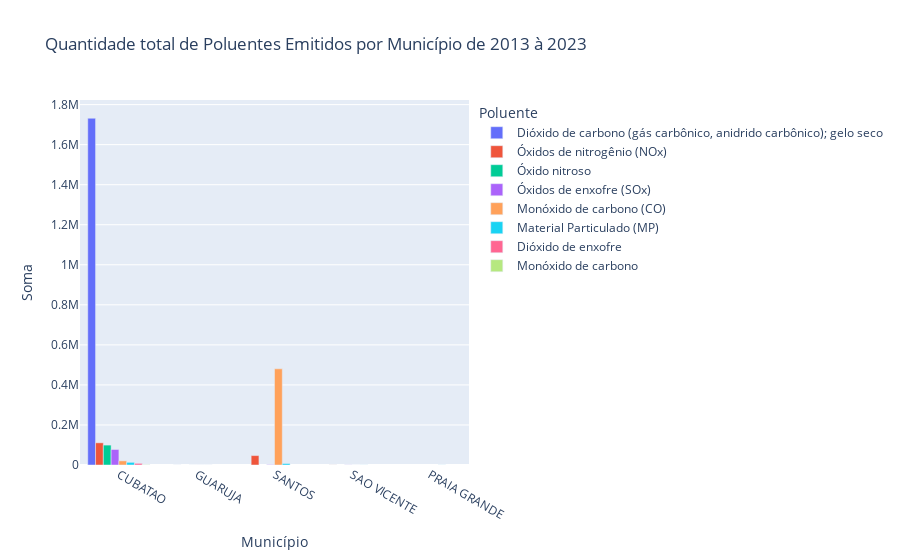

The notebook cell this image was saved under:
### Markdown cell above
# Plotagem do gráfico

### Code cell
# DataFrame fornecido
result_df = pd.DataFrame({'Soma': df_bs.groupby(['Município', 'Poluente emitido'])['Quantidade'].sum()})

# Ordenar o DataFrame
result_df = result_df.sort_values(by=['Município', 'Soma'], ascending=[True, False]).reset_index()

# Plotar o gráfico de barras
fig = px.bar(result_df, x='Município', y='Soma', color='Poluente emitido', barmode='group',
             title='Quantidade total de Poluentes Emitidos por Município de 2013 à 2023',
             labels={'Soma': 'Quantidade', 'Município': 'Município', 'Poluente emitido': 'Poluente'})
fig.update_xaxes(title='Município')
fig.update_yaxes(title='Soma')
fig.show()

### Figure 1 — Plotly figure (JSON) as saved in the notebook; plotly's stock layout.template omitted (floating-point values rounded to 4 significant figures)
{"data": [{"alignmentgroup": "True", "hovertemplate": "Poluente=Dióxido de carbono (gás carbônico, anidrido carbônico); gelo seco<br>Município=%{x}<br>Quantidade=%{y}<extra></extra>", "legendgroup": "Dióxido de carbono (gás carbônico, anidrido carbônico); gelo seco", "marker": {"color": "#636efa", "pattern": {"shape": ""}}, "name": "Dióxido de carbono (gás carbônico, anidrido carbônico); gelo seco", "offsetgroup": "Dióxido de carbono (gás carbônico, anidrido carbônico); gelo seco", "orientation": "v", "showlegend": true, "textposition": "auto", "type": "bar", "x": ["CUBATAO"], "xaxis": "x", "y": [1732000.0], "yaxis": "y"}, {"alignmentgroup": "True", "hovertemplate": "Poluente=Óxidos de nitrogênio (NOx)<br>Município=%{x}<br>Quantidade=%{y}<extra></extra>", "legendgroup": "Óxidos de nitrogênio (NOx)", "marker": {"color": "#EF553B", "pattern": {"shape": ""}}, "name": "Óxidos de nitrogênio (NOx)", "offsetgroup": "Óxidos de nitrogênio (NOx)", "orientation": "v", "showlegend": true, "textposition": "auto", "type": "bar", "x": ["CUBATAO", "GUARUJA", "SANTOS", "SAO VICENTE"], "xaxis": "x", "y": [110800.0, 170.0, 47030.0, 257.2], "yaxis": "y"}, {"alignmentgroup": "True", "hovertemplate": "Poluente=Óxido nitroso<br>Município=%{x}<br>Quantidade=%{y}<extra></extra>", "legendgroup": "Óxido nitroso", "marker": {"color": "#00cc96", "pattern": {"shape": ""}}, "name": "Óxido nitroso", "offsetgroup": "Óxido nitroso", "orientation": "v", "showlegend": true, "textposition": "auto", "type": "bar", "x": ["CUBATAO"], "xaxis": "x", "y": [99390.0], "yaxis": "y"}, {"alignmentgroup": "True", "hovertemplate": "Poluente=Óxidos de enxofre (SOx)<br>Município=%{x}<br>Quantidade=%{y}<extra></extra>", "legendgroup": "Óxidos de enxofre (SOx)", "marker": {"color": "#ab63fa", "pattern": {"shape": ""}}, "name": "Óxidos de enxofre (SOx)", "offsetgroup": "Óxidos de enxofre (SOx)", "orientation": "v", "showlegend": true, "textposition": "auto", "type": "bar", "x": ["CUBATAO", "GUARUJA", "SANTOS", "SAO VICENTE"], "xaxis": "x", "y": [77450.0, 20.56, 1493.0, 503.8], "yaxis": "y"}, {"alignmentgroup": "True", "hovertemplate": "Poluente=Monóxido de carbono (CO)<br>Município=%{x}<br>Quantidade=%{y}<extra></extra>", "legendgroup": "Monóxido de carbono (CO)", "marker": {"color": "#FFA15A", "pattern": {"shape": ""}}, "name": "Monóxido de carbono (CO)", "offsetgroup": "Monóxido de carbono (CO)", "orientation": "v", "showlegend": true, "textposition": "auto", "type": "bar", "x": ["CUBATAO", "GUARUJA", "SANTOS", "SAO VICENTE"], "xaxis": "x", "y": [20670.0, 70.34, 480300.0, 0.29], "yaxis": "y"}, {"alignmentgroup": "True", "hovertemplate": "Poluente=Material Particulado (MP)<br>Município=%{x}<br>Quantidade=%{y}<extra></extra>", "legendgroup": "Material Particulado (MP)", "marker": {"color": "#19d3f3", "pattern": {"shape": ""}}, "name": "Material Particulado (MP)", "offsetgroup": "Material Particulado (MP)", "orientation": "v", "showlegend": true, "textposition": "auto", "type": "bar", "x": ["CUBATAO", "GUARUJA", "PRAIA GRANDE", "SANTOS", "SAO VICENTE"], "xaxis": "x", "y": [13230.0, 28.55, 241.0, 7167.0, 183.9], "yaxis": "y"}, {"alignmentgroup": "True", "hovertemplate": "Poluente=Dióxido de enxofre<br>Município=%{x}<br>Quantidade=%{y}<extra></extra>", "legendgroup": "Dióxido de enxofre", "marker": {"color": "#FF6692", "pattern": {"shape": ""}}, "name": "Dióxido de enxofre", "offsetgroup": "Dióxido de enxofre", "orientation": "v", "showlegend": true, "textposition": "auto", "type": "bar", "x": ["CUBATAO"], "xaxis": "x", "y": [8222.0], "yaxis": "y"}, {"alignmentgroup": "True", "hovertemplate": "Poluente=Monóxido de carbono<br>Município=%{x}<br>Quantidade=%{y}<extra></extra>", "legendgroup": "Monóxido de carbono", "marker": {"color": "#B6E880", "pattern": {"shape": ""}}, "name": "Monóxido de carbono", "offsetgroup": "Monóxido de carbono", "orientation": "v", "showlegend": true, "textposition": "auto", "type": "bar", "x": ["CUBATAO"], "xaxis": "x", "y": [1186.0], "yaxis": "y"}], "layout": {"barmode": "group", "legend": {"title": {"text": "Poluente"}, "tracegroupgap": 0}, "title": {"text": "Quantidade total de Poluentes Emitidos por Município de 2013 à 2023"}, "xaxis": {"anchor": "y", "domain": [0, 1], "title": {"text": "Município"}}, "yaxis": {"anchor": "x", "domain": [0, 1], "title": {"text": "Soma"}}}}
